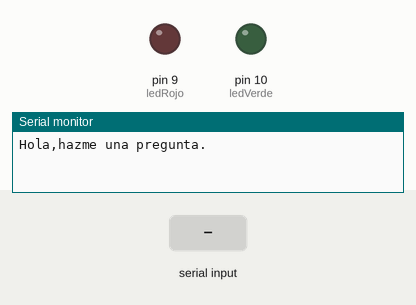
The sketch below on a simulated Arduino Uno, built with avr-gcc and run on an emulated ATmega328P. Parts: output pins drawn as LEDs (lit = HIGH), the last lines printed to the serial monitor. Inputs (shaded band) come from the test bench. Random numbers use the default seed unless the sketch sets one.

Above: at 1.2 s.
1.3 s: "1\n" received over Serial
At 1.7 s:
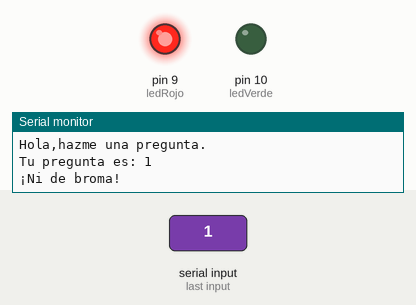
Timing chart, 0 to 4.3 s (numbered marks = the images above; inputs shaded):
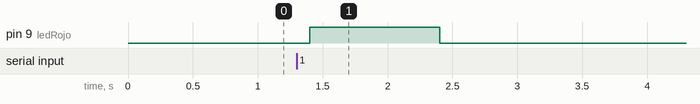

Measured:
- after the input at 1.3 s, pin 9 (ledRojo): LOW → HIGH after 0.10 s, → LOW 1.0 s later

The sketch:

arduinooraculo.ino
```cpp
////////MIS VARIABLES//////
int numRandom;
String miPregunta;
String sbueno = "¡Claro que sí!";
String smalo = "¡Ni de broma!";
const int ledRojo = 9;   // Respuesta mala
const int ledVerde = 10;  // Respuesta buena

///////MI SETUP/////////
void setup() {
  Serial.begin(9600);

  pinMode(ledRojo, OUTPUT);
  pinMode(ledVerde, OUTPUT);
  if (Serial) {
    Serial.println("Hola,hazme una pregunta.");
  }
}

void loop() {
  if (Serial.available() > 0) {
    miPregunta = Serial.readStringUntil('\n');  //'\n', '\t', '\r', nueva línea, tabulador (el que está encima de las mayúsculas que sirve para hacer sangría) o enter

    Serial.print("Tu pregunta es: ");
    Serial.println(miPregunta);

    delay(100); //para que ver la pregunta un momento antes de la respuesta.

    int numRandom = random(0, 2);  // Genera un número aleatorio entre 1 y 2

    if (numRandom == 0) {
      Serial.println(sbueno);
      digitalWrite(ledVerde, HIGH); //enciende el LED verde
      delay (1000);
      digitalWrite(ledRojo, LOW);    // Apaga el LED rojo
      delay(1000);
      digitalWrite(ledVerde, LOW);  // Apaga el LED verde
    } if (numRandom == 1) {
      Serial.println(smalo);
      digitalWrite(ledRojo, HIGH);  // Enciende el LED rojo
      digitalWrite(ledVerde, LOW);  // Apaga el LED verde
      delay(1000);
      digitalWrite(ledRojo, LOW);  // Apaga el LED rojo
    }
  }
}
```
